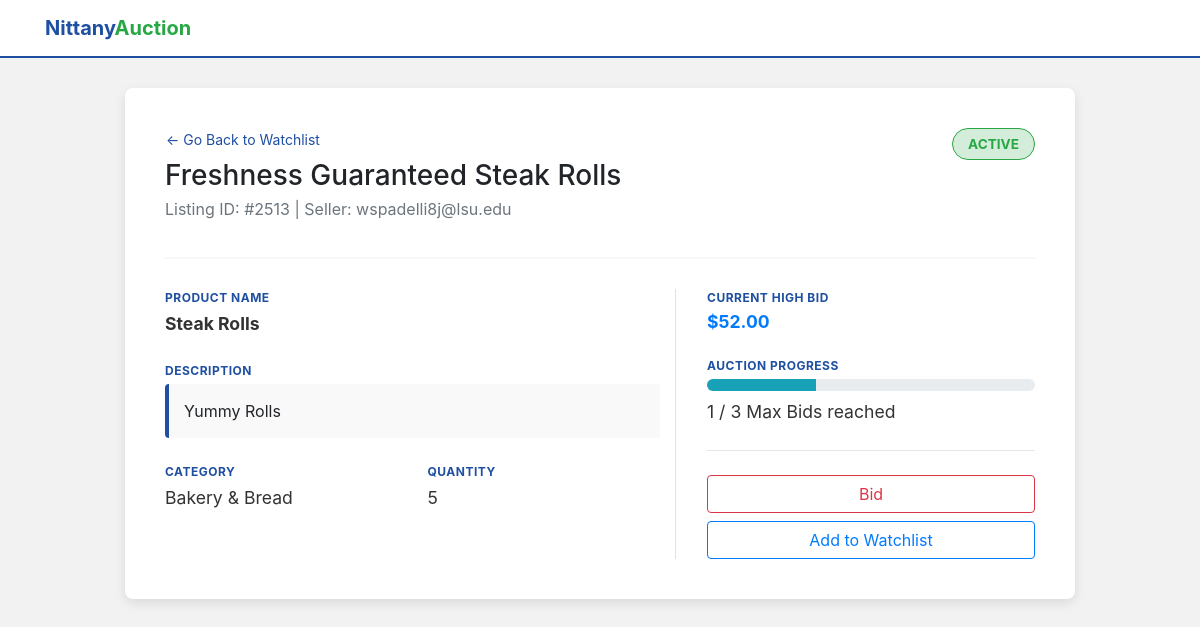
Page /item-details?item=2513&seller=wspadelli8j@lsu.edu&source=watchlist (signed in) on the earlier database version.
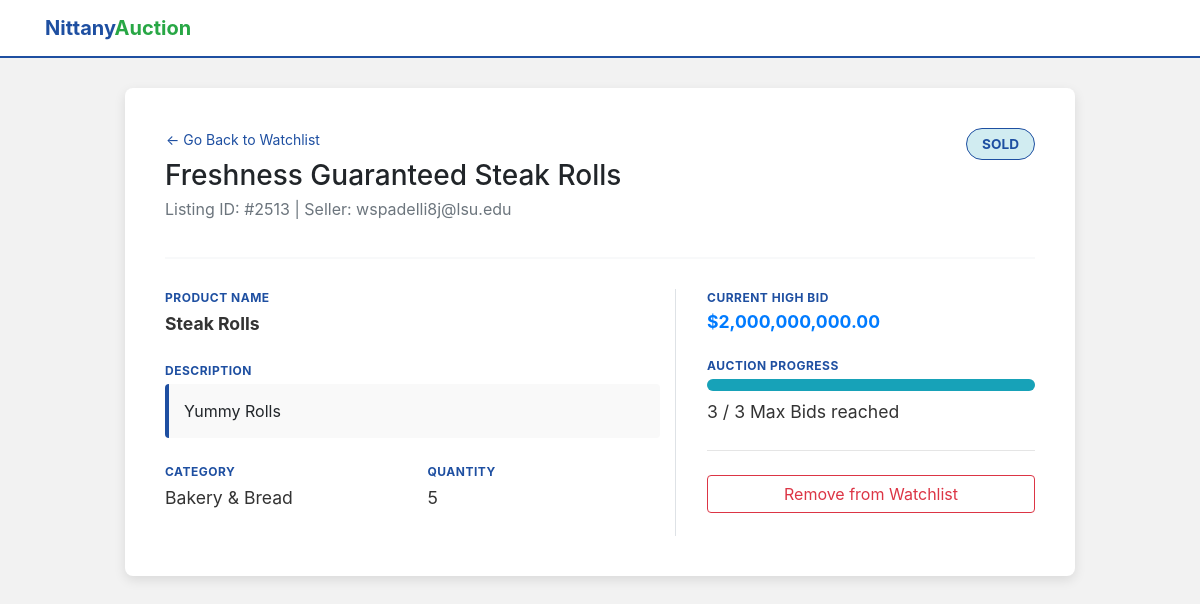
Same page on the later database version.
### app.py (the view, shortened to what this page needs)
@app.route('/item-details', methods=['POST', 'GET'])
def item_bid():
    user_email = session.get('email')
    roles = session.get('roles', [])
    if not user_email or ('bidder' not in roles and 'seller' not in roles):
        return redirect(url_for('authenticate', error='Access denied. Bidder or Seller account required.'))
    listing_id = request.args.get('item') or request.form.get('item')
    seller_email = request.args.get('seller') or request.form.get('seller')
    source = request.args.get('source') or request.form.get('source') or 'bidder'
    connection = get_connection()
    cursor = connection.cursor()
    cursor.execute('''
                   SELECT Seller_Email,
                          Listing_ID,
                          Category,
                          Auction_Title,
                          Product_Name,
                          Product_Description,
                          Quantity,
                          Reserve_Price,
                          Max_bids,
                          Status
                   FROM Auction_Listings
                   WHERE Listing_ID = ? AND Seller_Email = ?

                   ''', (listing_id, seller_email))
    item = cursor.fetchone()
    listing_id = item[1]
    seller_email = item[0]
    cursor.execute('''
                   SELECT COUNT(*)
                   FROM Bids
                   WHERE listing_id = ? AND seller_email = ?
                   ''', (listing_id, seller_email))
    current_bid_count = cursor.fetchone()[0]
    if current_bid_count >= item[8] and item[9] == 1:
        cursor.execute('UPDATE Auction_Listings SET Status = 2 WHERE Listing_ID = ? AND Seller_Email = ?', (listing_id, seller_email))
        connection.commit()
        cursor.execute('SELECT * FROM Auction_Listings WHERE Seller_Email = ? AND Listing_ID = ?', (seller_email, listing_id))
        item = cursor.fetchone()
    cursor.execute('''
                   SELECT MAX(Bid_price)
                   FROM Bids
                   WHERE listing_id = ? AND seller_email = ?
                   ''', (listing_id, seller_email))
    highest_bid = cursor.fetchone()[0] or 0
    cursor.execute("""
                   SELECT AVG(rating), COUNT(*)
                   FROM seller_ratings
                   WHERE seller_email = ?
                   """, (seller_email,))
    rating_row = cursor.fetchone()
    avg_rating = None
    rating_count = 0
    if rating_row:
        avg_rating = rating_row[0]
        rating_count = rating_row[1]
        if avg_rating is not None:
            avg_rating = round(avg_rating, 2)
    cursor.execute('''
                   SELECT MAX(bid_id)
                   FROM Bids
                   ''')
    highest_bid_id = cursor.fetchone()[0]
    user_email = session.get('email')
    in_watchlist = False
    if user_email:
        cursor.execute('''
            SELECT 1 FROM Watchlist
            WHERE Bidder_Email = ? AND Seller_Email = ? AND Listing_ID = ?
        ''', (user_email, seller_email, listing_id))
        if cursor.fetchone():
            in_watchlist = True
    connection.close()
    return render_template(
        'listing-details-bidder.html',
        item=item,
        bid_count=current_bid_count,
        current_price=highest_bid,
        avg_rating=avg_rating,
        rating_count=rating_count,
        error=None,
        in_watchlist=in_watchlist,
        source=source
    )

### app.py (called while the page is built)
@app.before_request
def ensure_roles_loaded():
    if 'email' in session and 'roles' not in session:
        connection = get_connection()
        cursor = connection.cursor()
        roles = []
        cursor.execute("SELECT 1 FROM Helpdesk WHERE email = ?", (session['email'],))
        if cursor.fetchone(): roles.append('helpdesk')
        cursor.execute("SELECT 1 FROM Sellers WHERE email = ?", (session['email'],))
        if cursor.fetchone(): roles.append('seller')
        cursor.execute("SELECT 1 FROM Bidders WHERE email = ?", (session['email'],))
        if cursor.fetchone(): roles.append('bidder')
        connection.close()
        session['roles'] = roles

def get_connection():
    conn = sql.connect(DB_NAME)
    return conn

### templates/listing-details-bidder.html (shortened to what the changed rows need)
<!DOCTYPE html>
<html lang="en">
<head>
    <link rel="stylesheet"
          href="https://stackpath.bootstrapcdn.com/bootstrap/4.4.1/css/bootstrap.min.css"
>
</head>
<body>
<div class="container">
    <div class="row justify-content-center">
        <div class="col-md-10 details-card">
            <div class="item-header d-flex justify-content-between align-items-start">
                <div>
                    <h1 class="h3 mb-1">{{ item[3] }}</h1> <p class="text-muted">Listing ID: #{{ item[1] }} | Seller: {{ item[0] }}</p>
                </div>
                <div class="text-right">
                    {% if item[9] == 1 %}
                        <span class="status-pill status-1">ACTIVE</span>
                    {% elif item[9] == 0 %}
                        <span class="status-pill status-0">INACTIVE</span>
                    {% elif item[9] == 2 %}
                        <span class="status-pill status-2">SOLD</span>
                    {% elif item[9] == 3 %}
                        <span class="status-pill status-3">RESERVE NOT MET</span>
                    {% endif %}
                </div>
            </div>
            <div class="row">
                <div class="col-md-5 border-left">
                    <div class="pl-md-3">
                        <div class="label-text">Current High Bid</div>
                        <div class="data-value h4 font-weight-bold text-primary">
                            ${{ "{:,.2f}".format(current_price) }}
                        </div>
                        <div class="label-text">Auction Progress</div>
                        <div class="progress mb-2" style="height: 12px; border-radius: 10px;">
                            {% set percent = (bid_count / item[8]) * 100 %}
                            <div class="progress-bar bg-info" role="progressbar" style="width: {{ percent }}%;"></div>
                        </div>
                        <div class="data-value">{{ bid_count }} / {{ item[8] }} Max Bids reached</div>
                        <hr>
                        <div class="mt-4">
                            {% if session.get('email') != item[0] %}
                                {% if item[9] == 1 %}
                                    {% if item[9] == 1 and bid_count != item[8]%}
                                        <button type="button" class="btn btn-block btn-outline-danger" data-toggle="modal" data-target="#exampleModal">
                                        Bid
                                        </button>
                                    {% endif %}
                                {% endif %}
                                {% if in_watchlist %}
                                <form action="/watchlist/remove" method="POST" class="mt-2 text-center">
                                    <button type="submit" class="btn btn-block btn-outline-danger">Remove from Watchlist</button>
                                </form>
                                {% else %}
                                <form action="/watchlist/add" method="POST" class="mt-2 text-center">
                                    <button type="submit" class="btn btn-block btn-outline-primary">Add to Watchlist</button>
                                </form>
                                {% endif %}
                            {% else %}
                                <div class="alert alert-info text-center mt-3">
                                    You cannot interact with your own listing.
                                </div>
                            {% endif %}
                        </div>
                    </div>
                </div>
            </div>
        </div>
    </div>
</div>
</body>
</body>
</html>

Differences in the rows shown:
changed Auction_Listings "Freshness Guaranteed Steak Rolls": Status 1 → 2 (drawn)
Other differences:
{{ "{:,.2f}".format(current_price) }}: "52.00" → "2,000,000,000.00"
{{ percent }}: 33.33333333333333 → 100.0 (drawn)
{{ bid_count }}: "1" → "3"
text no longer shown: "ACTIVE Bid Add to Watchlist"
text now shown: "SOLD Remove from Watchlist"
